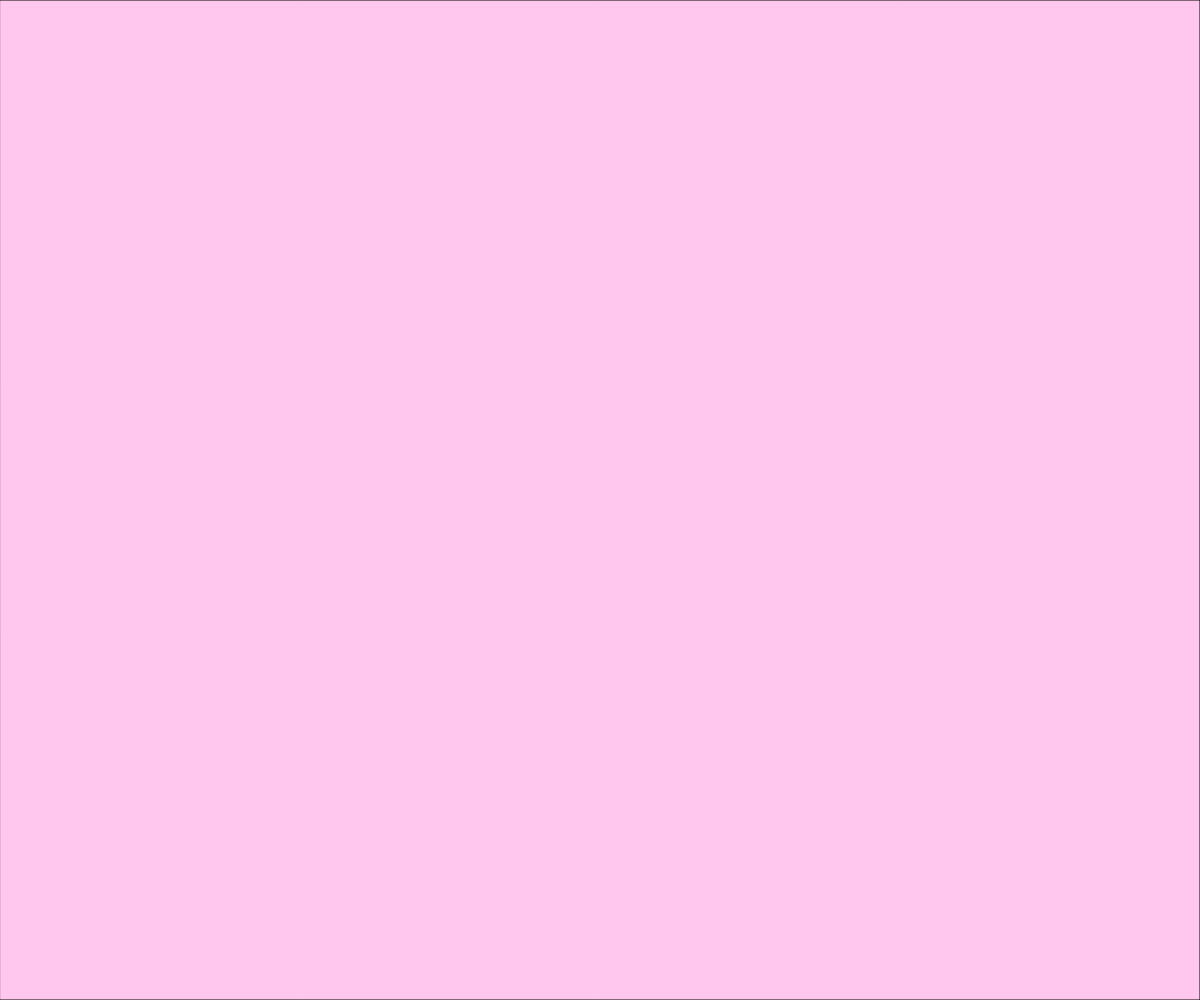
Frame 1 (no input)
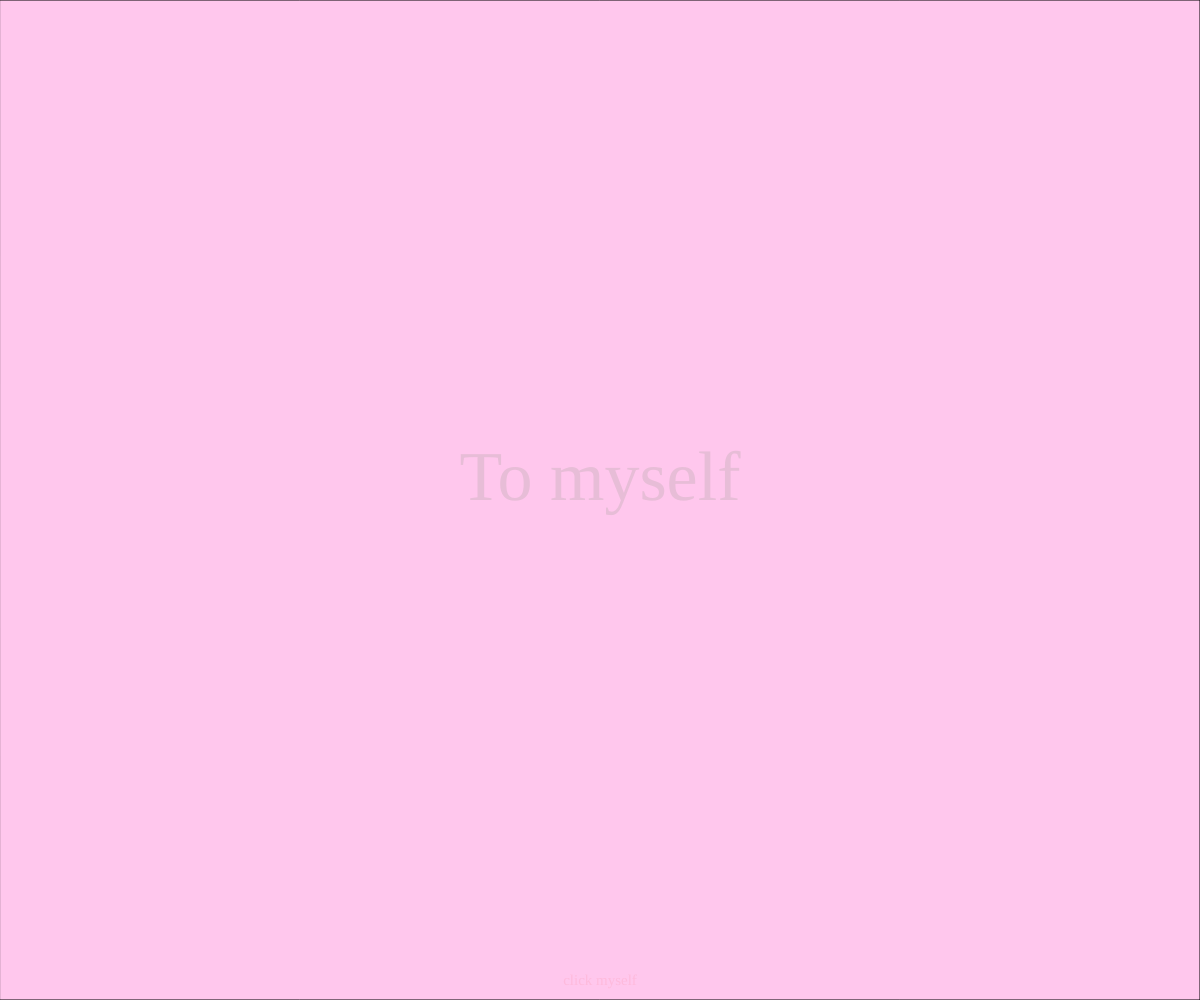
Frame 60 (no input)
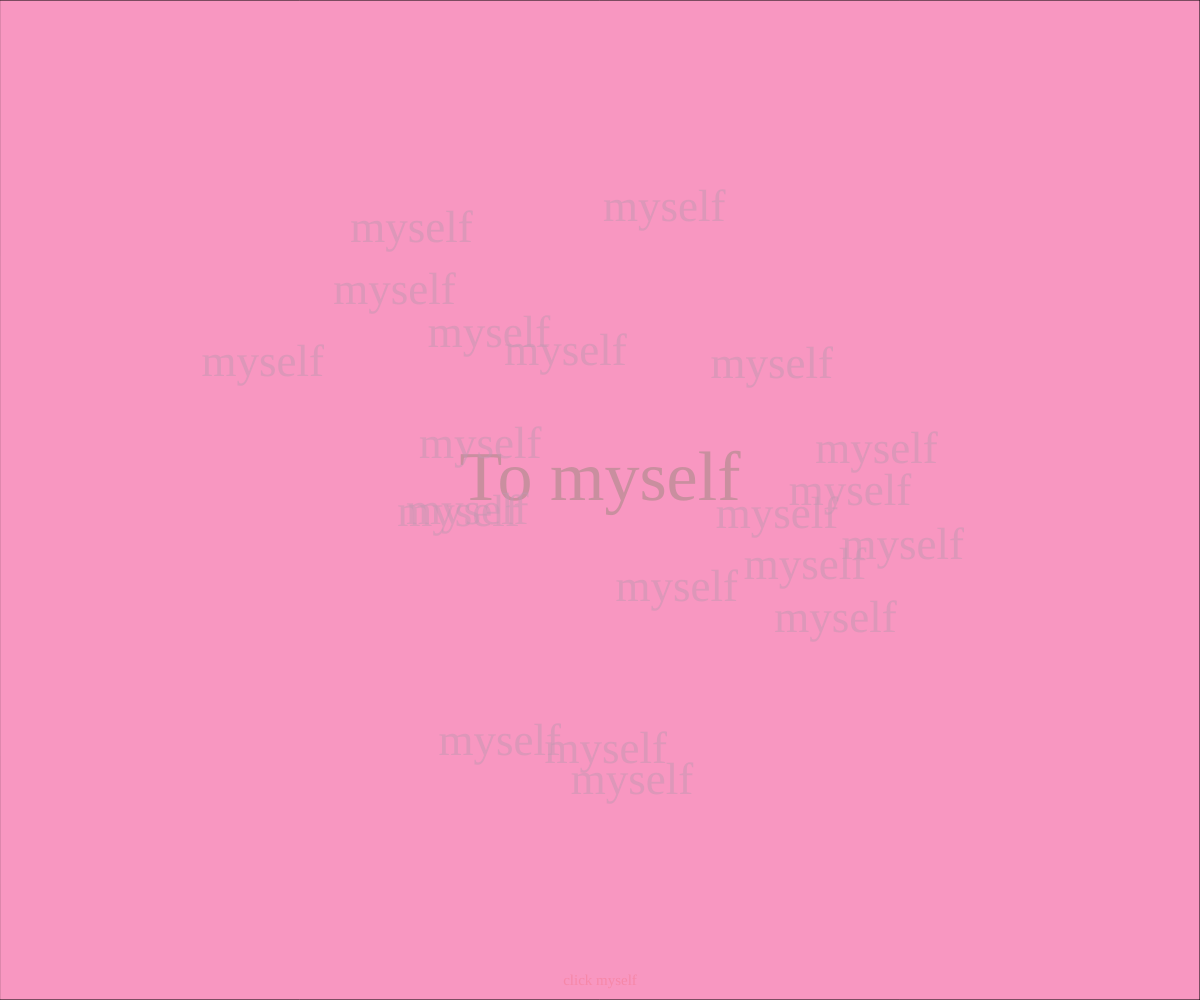
Frame 120 (the mouse pressed at the canvas centre since frame 60)

The p5.js sketch that drew these frames (run headless with seeded random() and noise() and a simulated clock; from frame 60 on, the mouse is pressed at the canvas centre):

// p5.js sketch
// ── sketch.js
var bgColor;
var a = 0;
var fade = 0.5;
var randomCol = ["#C297B2"];
var rCol;

var myself = [];

function setup() {
  createCanvas(windowWidth, windowHeight);
  bgColor = color(285, 199, 237);
  background(bgColor);
}

function windowResized() {
  resizeCanvas(windowWidth, windowHeight);
}

function draw() {
  fill(bgColor, 20);
  rect(0, 0, width, height);

  textFont('Beau Rivage');
  textSize(70);
  textAlign(CENTER);
  fill(46, 117, 46, a);
  text("To myself", width / 2, height / 2);

  textAlign(CENTER);
  textFont('georgia');
  textSize(15);
  fill(242, 85, 85, a); // same color, but with alpha
  text("click myself", width / 2, height - 15);

  rCol = randomCol[floor(random(randomCol.length))];

  
for (let i = 0; i < myself.length; i++) {

  myself[i].x += myself[i].vx;
  myself[i].y += myself[i].vy;

  fill(rCol + "80");
  textFont('Beau Rivage');
  textSize(45);
  text("myself", myself[i].x, myself[i].y);
}
  a = a + fade;

  if (a > 255) {
    fade = 0;
  }
}

function mousePressed() {
  bgColor = color(
    random(240, 255),
    random(140, 180),
    random(150, 220)
  )

  let count = 20;

  for (let i = 0; i < count; i++) {

    let angle = random(TWO_PI);
    let speed = random(2, 6);

    myself.push({
      x: width / 2,
      y: height / 2,
      vx: cos(angle) * speed,
      vy: sin(angle) * speed
    });
  }
}
